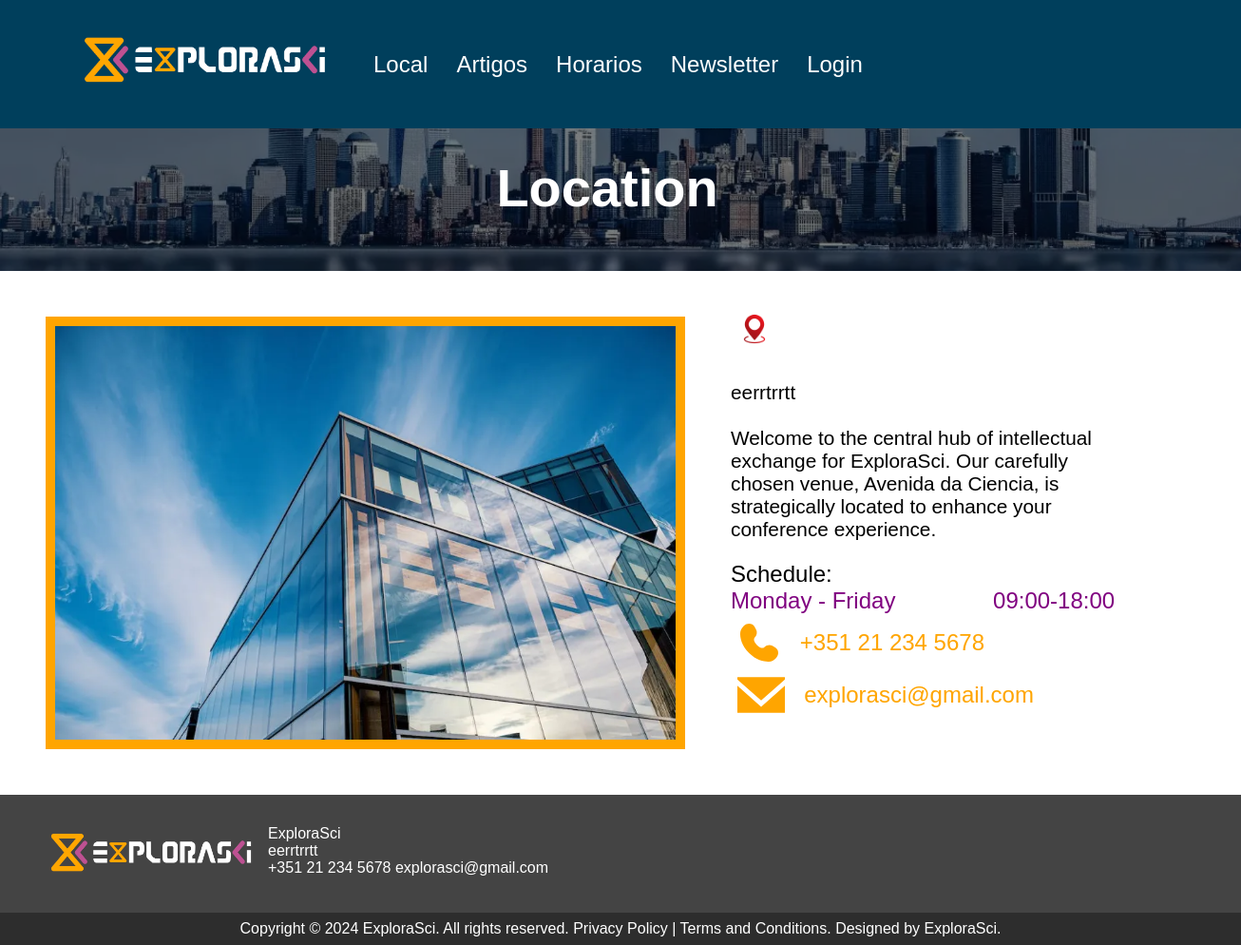
/location.php, run on an earlier commit of the app's database.
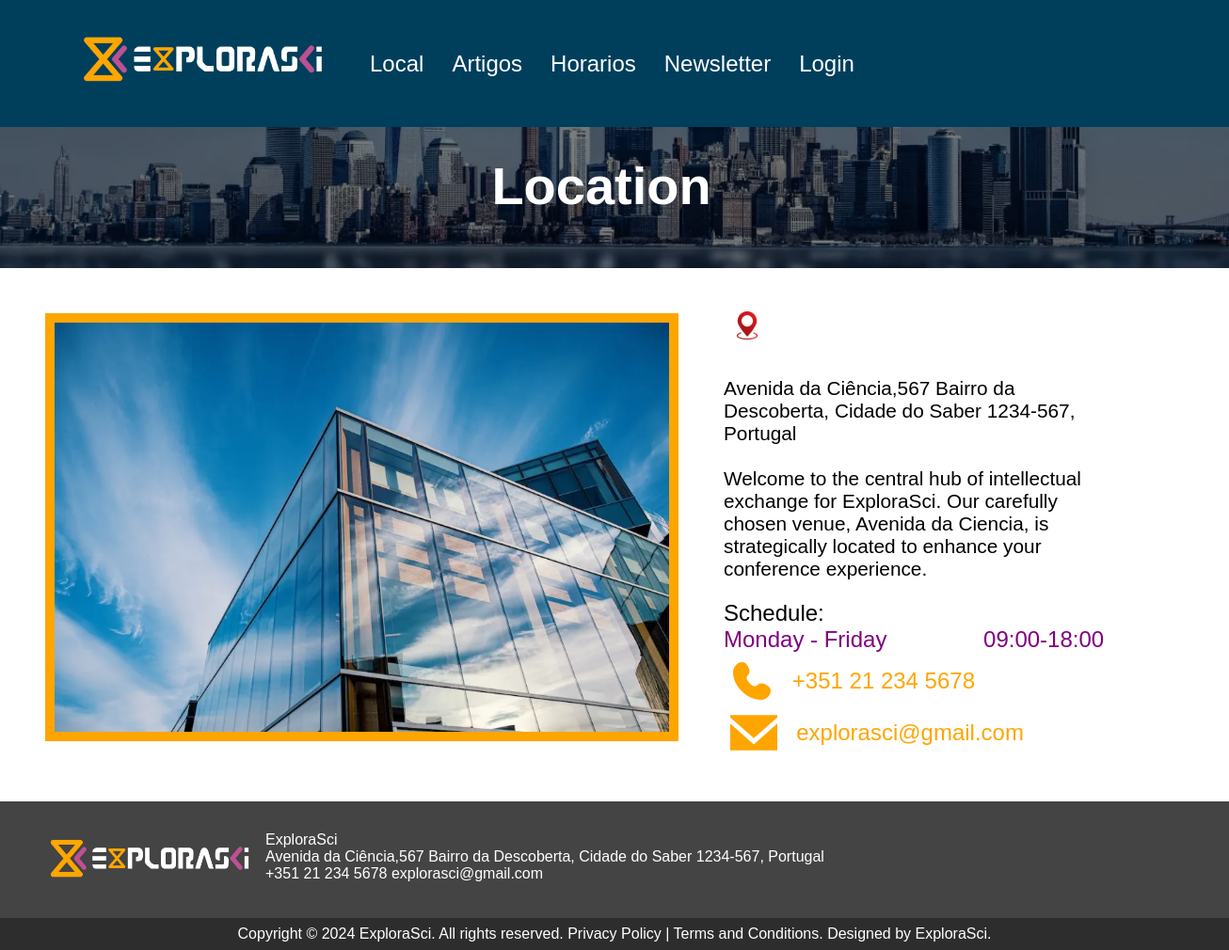
And on a later commit of the database.
### tables this page shows
CREATE TABLE `conteudo` (
  `id` int(11) NOT NULL,
  `titulo` varchar(100) NOT NULL,
  `texto` varchar(5000) NOT NULL
);

### content_fetch.php (called while the page is built)
<?php
function getContentById($id, $db) {
    $sql = "SELECT texto FROM conteudo WHERE id = $id";
    $result = $db->query($sql);
    if ($result) {
        $row = $result->fetch_assoc();
        return $row["texto"];
    } else {
        return 'Error fetching text from the database.';
    }
}
?>

### location.php (the view, shortened to what this page needs)
<?php
include "inc/top.inc.php";
include("inc/config.inc.php");
include("content_fetch.php");
?>
<main>
    <div class="local-title">
        <img src="./images/cities.webp" width="100%">
        <div class="overlay"></div>
        <h1>Location</h1>
    </div>
    <div class="local-container">
        <img class="local-img" src="./images/pexels-photo-2606383.webp" width="600px" height="400px">
        <div class="local-info">
            <p class="address">
                <img src="./images/location.png" width="50px"> <br>
                <?php
                $contentId = 2;
                $contentText = getContentById($contentId, $db);
                echo '<p class="description">' . $contentText . '</p>';
                ?>
            </p>
            <p class="description">
                Welcome to the central hub of intellectual exchange for ExploraSci.
                Our carefully chosen venue, Avenida da Ciencia, is strategically located to enhance your conference experience.
            </p>
            <div class="schedule">
                <span>Schedule:</span>
                <br>
                <span class="local-days">Monday - Friday</span>
                <span class="local-times">09:00-18:00</span>
            </div>
            <div class="contacts-phone">
                <span>+351 21 234 5678</span>
            </div>
            <div class="contacts-mail">
                <span>explorasci@gmail.com</span>
            </div>
        </div>
    </div>
</main>
<?php
include "inc/bot.inc.php";
?>

### inc/bot.inc.php (shortened to what this page needs)
<footer>
    <div class="footer-info">
        <img src="./images/ExploraSci.png" alt="logo" width="250px" height="60">
        <span>ExploraSci <br>
        <?php
                $contentId = 2;
                $contentText = getContentById($contentId, $db);
                echo $contentText ;
                ?><br>
        +351 21 234 5678 explorasci@gmail.com</span>
    </div>
    <div class="copyright">
        <span>Copyright &copy 2024 ExploraSci. All rights reserved. Privacy Policy | Terms and Conditions. Designed by ExploraSci. </span>
    </div>
</footer>
</body>
</html>

What changed in the data, as far as the page shows it:
changed conteudo: texto "eerrtrrtt" → "Avenida da Ciência,567 Bairro da Descoberta, Cidade do Saber 1234-567, Portugal"
